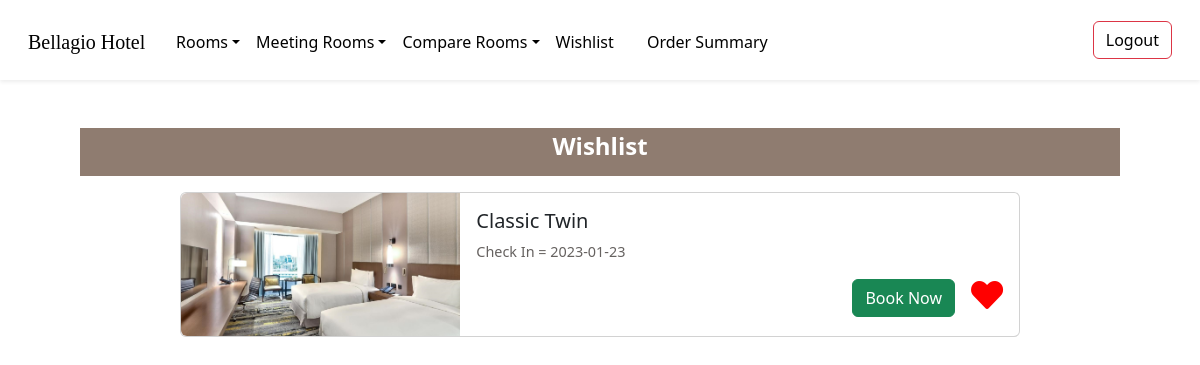
The app's page /wishlist.php (signed in) with its own data.
### tables this page shows
CREATE TABLE `wishlist` (
  `id_wishlist` varchar(4) NOT NULL,
  `id_member` varchar(4) NOT NULL,
  `tipe_room` varchar(20) NOT NULL,
  `detail` text DEFAULT NULL,
  `in_date` date NOT NULL,
  `id_room` varchar(4) NOT NULL
);

CREATE TABLE `room` (
  `id_room` varchar(4) NOT NULL,
  `tipe_room` varchar(20) NOT NULL,
  `harga` int(8) NOT NULL,
  `stock` int(3) NOT NULL,
  `ukuran_room` int(3) NOT NULL,
  `image` varchar(100) NOT NULL,
  `detail` text DEFAULT NULL
);

### wishlist.php (the view, shortened to what this page needs)
<?php
  require "connect.php";
  ?>
<!DOCTYPE html>
<html lang="en">
<head>
    <link href="https://cdn.jsdelivr.net/npm/bootstrap@5.2.3/dist/css/bootstrap.min.css" rel="stylesheet">
      <link rel="stylesheet" href="https://cdnjs.cloudflare.com/ajax/libs/bootstrap-datepicker/1.9.0/css/bootstrap-datepicker.min.css">
    <link rel="stylesheet" href="https://cdnjs.cloudflare.com/ajax/libs/font-awesome/4.7.0/css/font-awesome.min.css">
    <link rel="stylesheet" href="https://use.fontawesome.com/releases/v5.8.1/css/all.css">
</head>
<body>
    <nav class="navbar navbar-expand-lg bg-light bg-white px-lg-3 py-lg-2 shadow-sm sticky-top">
    <div class="container-fluid">
        <a class="navbar-brand" href="home.php">Bellagio Hotel</a>
        <div class="collapse navbar-collapse justify-content-between" id="navbarNav" >
        <ul class="navbar-nav ml-auto mb-2 mb-lg-0">
            <li class="nav-item dropdown">
          		<a class="nav-link dropdown-toggle" href="#" role="button" data-bs-toggle="dropdown" aria-expanded="false">Rooms</a>
        	</li>
            <li class="nav-item dropdown">
          		<a class="nav-link dropdown-toggle" href="#" role="button" data-bs-toggle="dropdown" aria-expanded="false">Meeting Rooms</a>
        	</li>
            <li class="nav-item dropdown">
          		<a class="nav-link dropdown-toggle" href="#" role="button" data-bs-toggle="dropdown" aria-expanded="false">Compare Rooms</a>
        	</li>
            <li class="nav-item">
            <a class="nav-link "  href="<?php echo (isset($_SESSION['id']))?'wishlist.php':'login.php' ?>"  style = "margin-right: 2ex">Wishlist</a>
            </li>
            <li class="nav-item">
            <a class="nav-link " href="<?php echo (isset($_SESSION['id']))?'Order Summary.php':'login.php' ?>" style = "margin-right: 2ex">Order Summary</a>
            </li>
        </ul>
        <div class = "login" >
			<?php
				if(isset($_SESSION["id"])){
					echo "<button type='button' class='btn btn-outline-danger'><a href = 'logout.php'>Logout</a></button>";
				}
				else{
					echo '<button type="button" class="btn btn-outline-success"><a href = "login.php">Login </a></button>
            			<button type="button" class="btn btn-outline-primary"><a href = "register.php">Register</a></button>';
			}
			?>
        </div>
    </div>
</nav>
<div id = "wishlist">
   <p id ="judulWishlist" style = "background-color :rgb(143, 124, 112); height : 3rem; text-align: center; margin-left : 5rem; margin-right: 5rem; margin-button: 3rem;  margin-top: 3rem;" >Wishlist</p>
   <div class = "review-box-container">
   <form action="loginprocess.php" method="post">
    <?php
        $sql= "SELECT * FROM wishlist INNER JOIN room on wishlist.id_room = room.id_room WHERE wishlist.id_member = '{$_SESSION['id']}'";
        $res=mysqli_query($con,$sql);
        if(!empty($res))
        {
        while($row=mysqli_fetch_array($res))
        {
            echo "<div class='card mb-3' style='max-width: 70%; height : 100%; margin-left:15%'>";
            echo " <div class='row g-0'>";
            echo "<div class='col-md-4'>";
            echo "<img src='fotonew/".$row['image']."'class='img-fluid rounded-start'>";
            echo "</div>";
            echo "<div class='col-md-8'>";
            echo "<div class='card-body'>";
            echo "<h5 class='card-title'>".$row["tipe_room"]."</h5>";
            echo "<div class = 'review'>";
            echo "<p class='card-text'> Check In = ".$row["in_date"]."</p>";
            echo "<a href='deleteWishlist.php?id=".$row['id_wishlist']."'><i class='fas fa-heart fa-2x'></i></a>";
            echo " <button type='button' class='btn btn-success' data-bs-toggle='modal' data-bs-target='#exampleModal' id ='modalButton' >Book Now</button>";
            echo "</div>";
            echo "</div>";
            echo "</div>";
            echo "</div>";
            echo "</div>";
        }
    }
    ?>
          </div>
        </div>
</body>
</html>

### wishlist.php (style rules this page uses)
body { box-sizing : border-box; overflow-x: hidden; width: 100%; height : 100%; margin : 0; padding : 0; }
.nav-link { text-decoration:none; color:rgba(34,54,69,7); font-weight : 500; margin-top : 0.2rem; }
ul { list-style-type : none; }
.navbar { background : white; height : 0rem; min-height : 10vh; }
.navbar-brand { font-family : 'patrick', cursive; margin-right : 2%; margin-top : 0.2rem; }
#judulWishlist { text-align : center; color: white; font-weight : bold; font-size : 1.5rem; }
.review-box-container { display : flex; justify-content : center; align-items : center; flex-wrap : wrap; width : 100%; height: 100%; }
.review p { font-size: 0.9rem; color: rgb(102, 98, 96); }
#modalButton { float : right; margin-bottom : 1rem; }
a:link { text-decoration: none; color : black; }
.fa-heart { background :transparent; border : none; outline : none; color: red; margin-left : 1rem; float : right; margin-bottom : 1rem; font : 20%; }

### records on screen
wishlist: id_room.image (picture), id_room.tipe_room "Classic Twin", in_date "2023-01-23"
